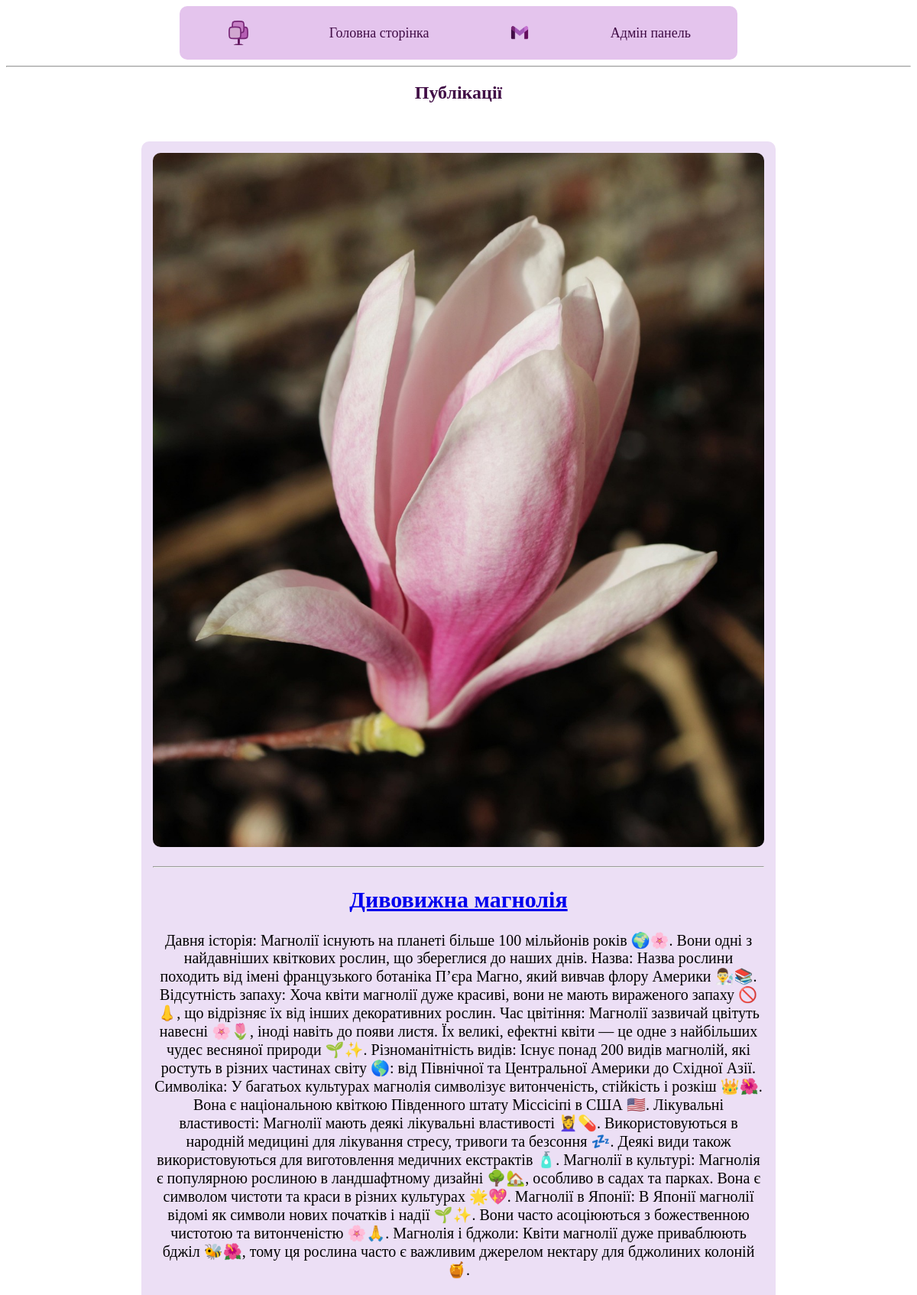
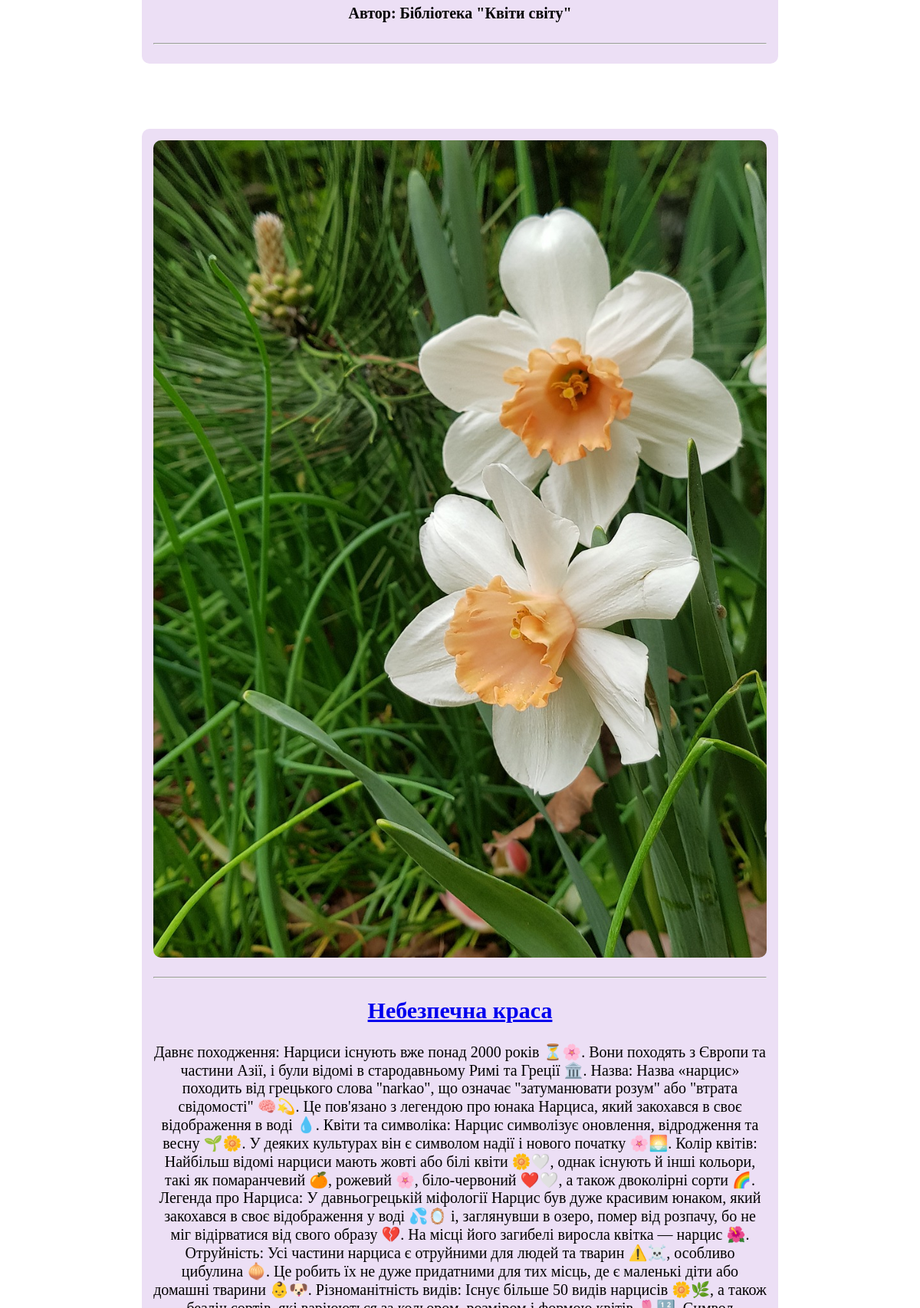
The page / (upper part) on the database its author committed (2 pictures, top to bottom).
### naturefacts/models.py (models this page shows, shortened)
class Publication(models.Model):
    title = models.CharField('Заголовок запису', max_length=100)
    description = models.TextField('Текст запису')
    author = models.CharField('Автор', max_length=100)
    date = models.DateField('Дата публікації')
    img = models.ImageField('Зображення', upload_to='images/%Y', blank=True, null=True)
    video = models.FileField('Відео', upload_to='videos/%Y', blank=True, null=True)
    audio = models.FileField('Аудіо', upload_to='audios/%Y', blank=True, null=True)
    class Meta:
        verbose_name = 'Публікація'
        verbose_name_plural = 'Публікації'

### naturefacts/views.py (the view)
# urls.py: urlpatterns = [path('', views.PublicationView.as_view(), name='home_screen'),
class PublicationView(View):
    def get(self, request):
        publication = Publication.objects.all()
        return render(request, 'home_screen.html', {'publication_list': publication})

### templates/home_screen.html (shortened to what this page needs)
{% load static %}
<html>
<head>
	<link rel="stylesheet" href="{% static 'css/my_styles.css' %}" type="text/css" media="all"/>
	<link rel="stylesheet" href="{% static 'css/my_footer.css' %}" type="text/css" media="all"/>
</head>
<body>
<div class="shell">
	<div class="border">
    <div class="content_nav">
		<div class="navbar">
            <a href="/">
                <img class="images" src="{% static 'images/nature.svg' %}"
                    alt="Home Icon" width="32" height="32">
            </a>
			<a href="/">Головна сторінка</a>
			<a href="mailto:t2950198@gmail.com">
				<img class="images" src="{% static 'images/gmail_1.png' %}"
                    alt="Home Icon" width="32" height="32">
			</a>
			<a href="/admin">Адмін панель</a>
		</div>
    </div>
		<div id="main">
			<div id="content" class="center">
				<hr><h2 style="text-align: center; color: #400c45;">Публікації</h2>
				<div class="project">
					{% for publication in publication_list %}
					<div class="item">
						{% if publication.img %}
							<img class="media-item" src="{{ publication.img.url }}" />
						{% endif %}
						<div class="text" style='font-size: 20px;'>
							<hr>
							<h2><a href="{{ publication.id }}">{{ publication.title }}</a></h2>
							<p>{{ publication.description }}</p>
							<h4>Автор: {{ publication.author }}</h4>
							<hr>
						</div>
					</div>
					{% endfor %}
				</div>
		</div>
	</div>
</div>
</body>
</html>

### templates/includes/footer.html (shortened to what this page needs)
{% load static %}

### static/css/my_styles.css (style rules this page uses)
.content_nav { display: flex; justify-content: center; }
.navbar { display: flex; height: 50px; width: 60%; justify-content: space-around; align-items: center; border-radius: 10px; background-color: #e4c4ed; padding: 10px 10px; font-size: 22px; }
.navbar a { color: #400c45; text-decoration: none; font-size: 18px; padding: 10px 10px; border-radius: 10px; }
.project { display: flex; flex-wrap: wrap; gap: 25px; padding: 0 25px; justify-content: center; }
.item { background: #f2e1f4; border-radius: 10px; padding: 25px 25px; max-width: 600px; text-align: center; }
img, video, audio { width: 100%; border-radius: 10px; }
.item { display: flex; flex-direction: column; gap: 15px; }
.media-item { max-width: 100%; margin: 0 auto; }
.item, .likes, .comment-form, .view-comment { max-width: 800px; margin: 30px auto; text-align: center; padding: 15px 15px; border-radius: 10px; background-color: #ecdff5; }

### rows shown on the page
Publication: img (picture), title "Дивовижна магнолія", description "Давня історія: Магнолії існують на планеті більше 100 мільйонів років 🌍🌸. Вони одні з найдавніших квіткових рослин, що збереглися до наших днів. Назва: Назва рослини походить від імені французького ботаніка П’єра Магно, який вивчав флору Америки 👨‍🔬📚. Відсутність запаху: Хоча квіти магнолії дуже красиві, вони не мають вираженого запаху 🚫👃, що відрізняє їх від інших декоративних рослин. Час цвітіння: Магнолії зазвичай цвітуть навесні 🌸🌷, іноді навіть до появи листя. Їх великі, ефектні квіти — це одне з найбільших чудес весняної природи 🌱✨. Різноманітність видів: Існує понад 200 видів магнолій, які ростуть в різних частинах світу 🌎: від Північної та Центральної Америки до Східної Азії.…", author "Бібліотека \"Квіти світу\""
Publication: img (picture), title "Небезпечна краса"
